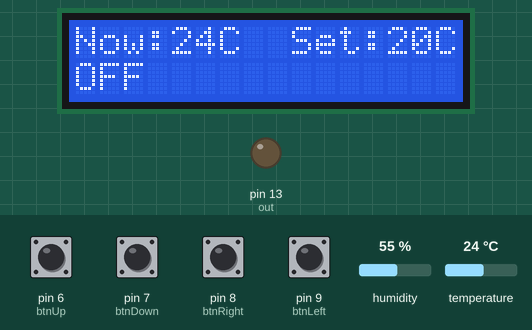
The sketch below on a simulated Arduino Uno, built with avr-gcc and run on an emulated ATmega328P. Shown: 16×2 character LCD, output pins drawn as LEDs (lit = HIGH). Inputs (shaded band) come from the test bench; at power-on: pin 6 (btnUp), pin 7 (btnDown), pin 8 (btnRight), pin 9 (btnLeft) HIGH, temperature 24 °C, humidity 55 %.

Above: at 3.2 s.
3.3 s: pin 8 (btnRight) pulled LOW for 0.65 s
At 5.5 s:
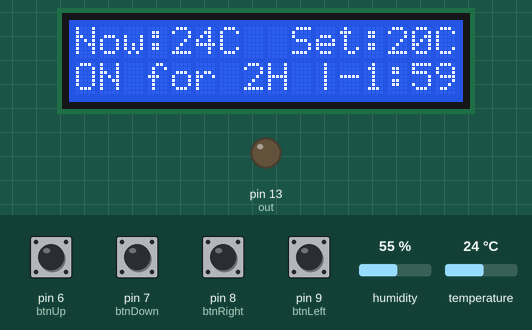
5.8 s: temperature set to 20 °C
At 6.6 s:
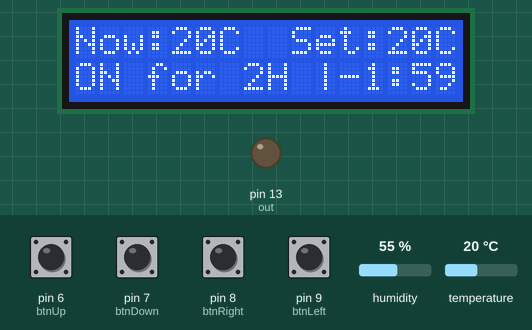
7.6 s: temperature set to 17 °C
At 9.1 s:
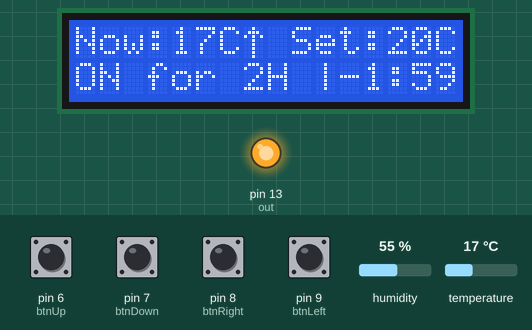
10.2 s: pin 9 (btnLeft) pulled LOW for 1 s
At 11.6 s:
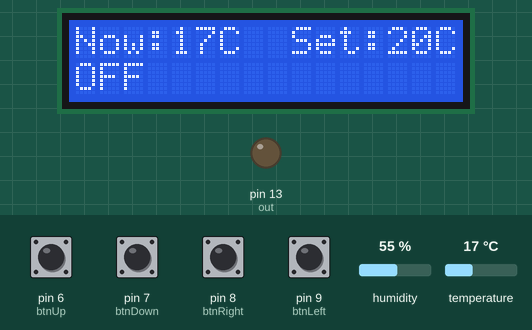
12.7 s: pin 8 (btnRight) pulled LOW for 1 s
At 13.45 s:
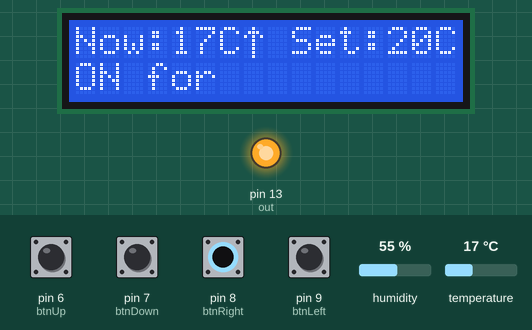
15.2 s: temperature set to 11 °C
At 17.6 s:
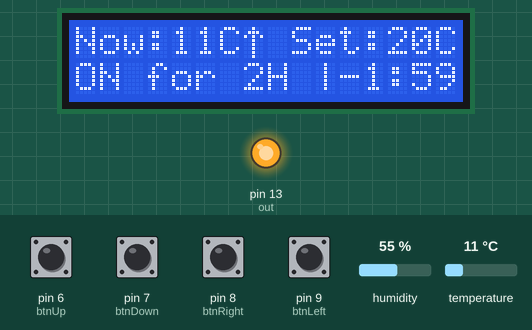
17.9 s: temperature set to 8 °C
Timing chart, 0 to 20.9 s (numbered marks = the images above; inputs shaded):
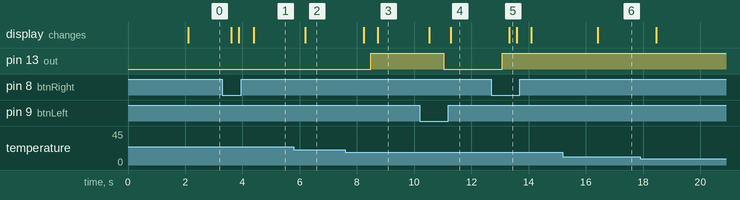

Measured:
- the behaviour switches between 19 and 18 °C on temperature (found by bisection; images 2 and 3)
- after the input at 3.3 s, the display: first changes after 0.31 s (image 1 shows a later state)
- after the input at 5.8 s, the display: changes after 0.39 s (image 2)
- after the input at 7.6 s, pin 13 (out): LOW → HIGH after 0.88 s; the display: first changes after 0.63 s (image 3 shows a later state)
- after the input at 10.2 s, pin 13 (out): HIGH → LOW after 0.83 s; the display: first changes after 0.33 s (image 4 shows a later state)
- after the input at 12.7 s, pin 13 (out): LOW → HIGH after 0.38 s; the display: changes after 0.63 s (image 5)
- after the input at 15.2 s, the display: changes after 1.2 s (image 6)

The sketch:

simpletermostatoTimer.ino
```cpp
// written by Marco Niccolini IW5EJM
// www.grvdc.eu
// This sketch control home furnace: user inputs desired room temperature and how many hours the system
// must mantein the set temperature.
// Four button user control: two for +/- temperature and two for timer set.
// At power up the heater is OFF.
// At the press of btnRight countdown starts and the system turn on the boiler until the set temperature is reached or the countdown runs to zero.
// Each press of btnRight add an hour to countdown, btnLeft deducts an hour or powers off the system if the set time is lower than one hour.
// Thanks to Robert Tillaart for countdown library: https://github.com/RobTillaart/Arduino/tree/master/libraries/CountDown
// Released to the public domain

#include <LiquidCrystal.h>
#include "DHT.h"
#include "CountDown.h"

#define DHTPIN A0   //input pin for tempsensor
#define DHTTYPE DHT11 // select 1wire DHT11 sensor
DHT dht(DHTPIN, DHTTYPE);
LiquidCrystal lcd(12, 11, 5, 4, 3, 2); // lcd is at 12,11,5,4,3,2

#define out 13 // relay output for heater

int temp;
int settemp = 20; //default temperature
const int btnUp = 6;
const int btnDown = 7;
const int btnRight = 8;
const int btnLeft = 9;

bool Status = 0;
bool Relay = 0;
bool IST = 0;
int timerSet = 0;
int Hour;
int Min;
CountDown CD; //countdown for auto power off

byte upArrow[8] = { // Up Arrow symbol for heater ON
  0b00100, //   *
  0b01110, //  ***
  0b10101, // * * *
  0b00100, //   *
  0b00100, //   *
  0b00100, //   *
  0b00100, //   *
  0b00100  //   *
};


void setup() {
  pinMode(out,OUTPUT);
  pinMode(btnUp,INPUT_PULLUP);
  pinMode(btnDown,INPUT_PULLUP);
  pinMode(btnLeft,INPUT_PULLUP);
  pinMode(btnRight,INPUT_PULLUP);

  lcd.begin(16, 2);
  lcd.createChar(0, upArrow); //create HD44780 Up Arrow char
  lcd.setCursor(0, 0);
  lcd.print("Termostato");
  lcd.setCursor(0, 1);
  lcd.print("Parigi v0.9");
  delay(2000);
  lcd.clear();
}

void loop() {

  temp = dht.readTemperature();
  lcd.setCursor (0,0);
  lcd.print ("Now:");
  lcd.print (temp);  //print actual temperature
  lcd.print ("C");
  if (Relay) {lcd.write(byte(0)); lcd.write(" ");} else lcd.write("  "); //printe Up Arrow if heater (and the relay output) is ON
  lcd.print ("Set:");
  lcd.print (settemp); //print set temperature
  lcd.print ("C");

  lcd.setCursor (0,1);
  if (CD.isRunning())  lcd.print ("ON for "); else  lcd.print ("OFF                      "); //verify if time is over and print thermostat status on display
  delay (250);

 // routine to read button press
  if (digitalRead(btnUp) == 0) settemp ++;
  if (digitalRead (btnDown) == 0 && (settemp != 0)) settemp --;

  if (digitalRead(btnRight) == 0 && (timerSet != 9)) {
    timerSet ++;
    CD.start(0,timerSet,0,0);
    }
  if (digitalRead(btnLeft) == 0 && (timerSet != 0)) {
    timerSet --;
    CD.start(0,timerSet,0,0);
    }
 // routine to print countdown timer
  if(timerSet !=0) {
    Hour = CD.remaining()/3600;
    Min = (CD.remaining()/60)%60; if (Min>59) Min = 0;
    lcd.print (timerSet);
    lcd.print ("H |-");
    lcd.print (Hour);
    lcd.print (":");
    if (Min<10) lcd.print (0);
    lcd.print (Min);
  }
// very simple hysteresis for temperature control and countdown reset
  if (temp < (settemp - 1)) IST = 1;
  if (temp > (settemp + 1)) IST = 0;
  if (IST && CD.remaining() > 1 && CD.isRunning()) {Relay=1; digitalWrite(out,1);} else {Relay=0; digitalWrite(out,0);} //heater ON-OFF control
  if (CD.remaining() < 1) CD.stop();

  delay (250); // wait 250 milliseconds

}
```

CountDown.cpp
```cpp
//
//    FILE: CountDown.cpp
//  AUTHOR: Rob Tillaart
// VERSION: 0.1.2
// PURPOSE: CountDown library for Arduino
//
// The library is based upon millis() and therefore
// has the same restrictions as millis() has wrt overflow.
//
// HISTORY:
// 0.1.2 - 2017-07-16 added start(days, hours, minutes, seconds) + cont() == continue countdown
// 0.1.1 - 2015-10-29 added start(h, m, s)
// 0.1.0 - 2015-10-27 initial version
//
// Released to the public domain
//

#include "CountDown.h"

CountDown::CountDown(const enum Resolution res)
{
  setResolution(res);
  stop();
}

void CountDown::setResolution(const enum Resolution res)
{
  _res = res;
  switch(_res)
  {
  case MICROS:
    _gettime = micros;
    break;
  case SECONDS:
    _gettime = seconds;
    break;
  case MILLIS:
  default:
    _gettime = millis;
    break;
  }
  _ticks = 0;
}

void CountDown::start(uint32_t ticks)
{
  _state = CountDown::RUNNING;
  _starttime = _gettime();
  _ticks = ticks;
}

void CountDown::start(uint8_t days, uint8_t hours, uint8_t minutes, uint8_t seconds)
{
  uint32_t ticks = 86400UL * days + 3600UL * hours + 60UL * minutes + seconds;
  if (ticks > 4294967) ticks = 4294967;  // prevent underlying millis() overflow
  setResolution(SECONDS);
  start(ticks);
}

void CountDown::stop()
{
  calcRemaining();
  _state = CountDown::STOPPED;
}

void CountDown::cont()
{
  if (_state == CountDown::STOPPED)
  {
    start(_remaining);
  }
}

uint32_t CountDown::remaining()
{
  calcRemaining();
  return _remaining;
}

void CountDown::calcRemaining()
{
  if (_state == CountDown::RUNNING)
  {
    uint32_t t = _gettime() - _starttime;
    _remaining = _ticks > t? _ticks - t: 0;
    if (_remaining == 0)
    {
      _state = CountDown::STOPPED;
    }
  }
}
// END OF FILE
```

CountDown.h
```cpp
#ifndef CountDown_h
#define CountDown_h
//
//    FILE: CountDown.h
//  AUTHOR: Rob Tillaart
// PURPOSE: CountDown library for Arduino
// HISTORY: See CountDown.cpp
//     URL:
//
// Released to the public domain
//

#define COUNTDOWN_LIB_VERSION "0.1.2"

#if ARDUINO >= 100
#include "Arduino.h"
#else
#include "WProgram.h"
#endif

class CountDown
{
public:
    enum Resolution { MILLIS, MICROS, SECONDS };

    explicit CountDown(const enum Resolution res = MILLIS);
    void setResolution(const enum Resolution res = MILLIS);

    void start(uint32_t ticks);
    void start(uint8_t days, uint8_t hours, uint8_t minutes, uint8_t seconds);
    void stop();
    void cont();

    uint32_t remaining();
    bool isRunning() const              { return _state == CountDown::RUNNING; };
    enum Resolution resolution() const  { return _res; };

private:
    // ??
    enum State { RUNNING, STOPPED };

    uint32_t _ticks;
    uint32_t _remaining;
    enum State _state;
    enum Resolution _res;
    unsigned long _starttime;

    void calcRemaining();
    unsigned long (*_gettime)(void);
    static unsigned long seconds() { return millis() / 1000; };
};

#endif
// END OF FILE
```
